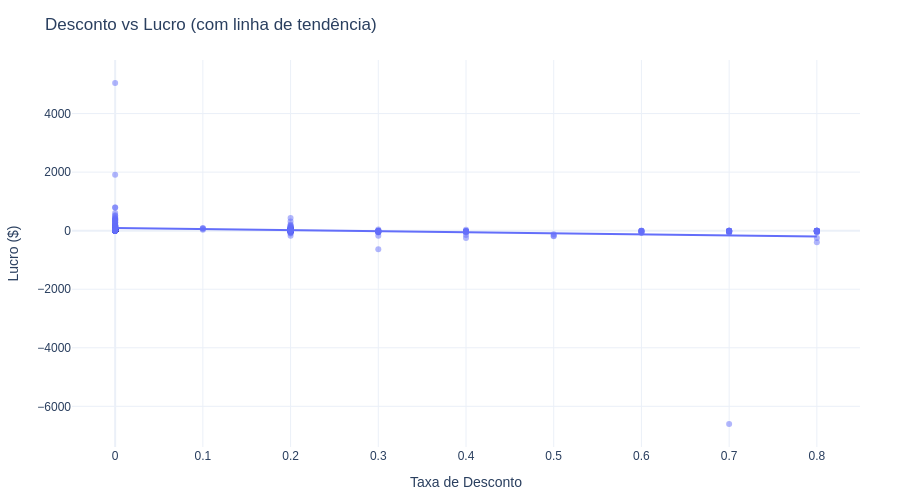

The code cell stored with this chart in its notebook:
### Markdown cell above
## 📊 Análise 4: Impacto do desconto na rentabilidade usando regressão linear

### Code cell
correlacao = df['Discount'].corr(df['Profit'])
print(f"Correlação Desconto vs Lucro: {correlacao:.3f}")

# Estatísticas por faixa de desconto
df['Faixa_Desconto'] = pd.cut(df['Discount'],
                               bins=[0, 0.1, 0.2, 0.3, 0.5, 1.0],
                               labels=['0%', '1-10%', '11-20%', '21-30%', '31-100%'])
faixa_stats = df.groupby('Faixa_Desconto')[['Sales', 'Profit']].agg(['sum', 'mean']).round(2)
print(f"\nEstatísticas por faixa de desconto:\n{faixa_stats}")

# Gráfico scatter com tendência
fig_desconto = px.scatter(
    df.sample(min(500, len(df))),  # Amostra pra não sobrecarregar
    x='Discount',
    y='Profit',
    trendline='ols',
    title='Desconto vs Lucro (com linha de tendência)',
    labels={'Discount': 'Taxa de Desconto', 'Profit': 'Lucro ($)'},
    opacity=0.5,
    template='plotly_white'
)
fig_desconto.update_layout(height=500)
fig_desconto.write_image("images/analise_4_desconto_lucro.png", scale=2)
fig_desconto.show()

### Figure 1 — Plotly figure (JSON) as saved in the notebook; plotly's stock layout.template omitted (floating-point values rounded to 4 significant figures; data arrays with more than 128 entries replaced by an {"elided": "..."} marker saying what was removed)
{"data": [{"hovertemplate": "Taxa de Desconto=%{x}<br>Lucro ($)=%{y}<extra></extra>", "legendgroup": "", "marker": {"color": "#636efa", "opacity": 0.5, "symbol": "circle"}, "mode": "markers", "name": "", "orientation": "v", "showlegend": false, "type": "scatter", "x": {"elided": "500 float values"}, "xaxis": "x", "y": {"elided": "500 float values"}, "yaxis": "y"}, {"hovertemplate": "<b>OLS trendline</b><br>Profit = -363.315 * Discount + 90.85<br>R<sup>2</sup>=0.039274<br><br>Taxa de Desconto=%{x}<br>Lucro ($)=%{y} <b>(trend)</b><extra></extra>", "legendgroup": "", "marker": {"color": "#636efa", "symbol": "circle"}, "mode": "lines", "name": "", "showlegend": false, "type": "scatter", "x": {"elided": "500 float values"}, "xaxis": "x", "y": {"elided": "500 float values"}, "yaxis": "y"}], "layout": {"height": 500, "legend": {"tracegroupgap": 0}, "title": {"text": "Desconto vs Lucro (com linha de tendência)"}, "xaxis": {"anchor": "y", "domain": [0, 1], "title": {"text": "Taxa de Desconto"}}, "yaxis": {"anchor": "x", "domain": [0, 1], "title": {"text": "Lucro ($)"}}}}
